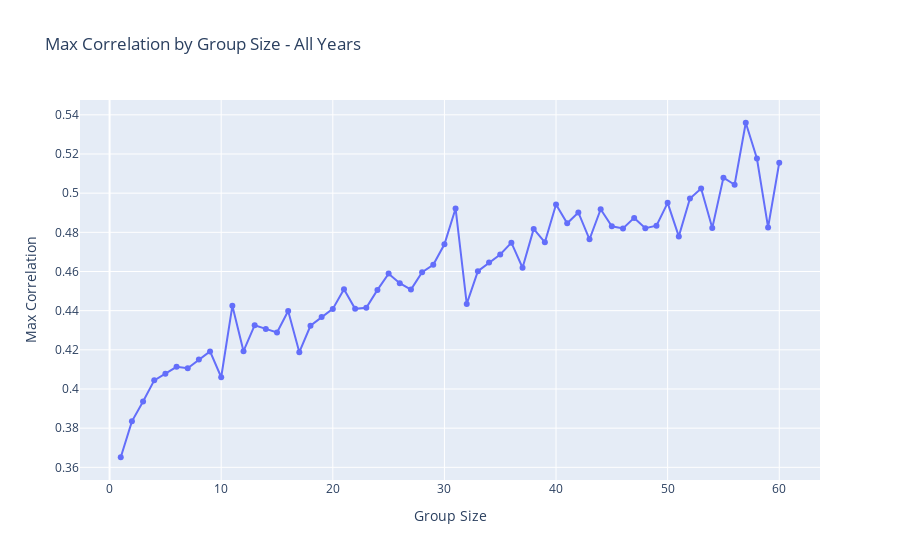

The notebook cell this image was saved under:
### Markdown cell above
## All years

### Code cell
max_corr = []
max_lag = []
for i in range(1,61):
    offset_days = abs((daily_ovitraps_mean.index[0] - daily_dengue_data.index[0]).days) % i
    
    groups_dengue = generic.group_series(
        series = daily_dengue_data,
        offset = offset_days,
        group_size = i,
        operation = "sum"
    )

    groups_ovitraps = generic.group_series(
        series = daily_ovitraps_mean,
        offset = 0,
        group_size = i,
        operation = "mean"
    )

    results = generic.max_correlation(groups_dengue, groups_ovitraps, max_lag = np.ceil(120/i).astype(int))
    
    max_lag.append(results[0])
    max_corr.append(results[1]) 

# Plot tuple of max_lag and max_corr
fig = go.Figure()
fig.add_trace(go.Scatter(x=list(range(1,61)),
            y=max_corr,
            mode='markers+lines',
            name='Max Correlation',
            text=[f"corr={c:.2f}, lag={l}, group={g}" for c, l, g in zip(max_corr, max_lag, range(1, 61))],  
            textposition='top center' ,
            hoverinfo='text'
))
fig.update_layout(title='Max Correlation by Group Size - All Years',
                  xaxis_title='Group Size',
                  yaxis_title='Max Correlation')
fig.show()

### Figure 1 — Plotly figure (JSON) as saved in the notebook; plotly's stock layout.template omitted (floating-point values rounded to 4 significant figures)
{"data": [{"hoverinfo": "text", "mode": "markers+lines", "name": "Max Correlation", "text": ["corr=0.37, lag=42, group=1", "corr=0.38, lag=24, group=2", "corr=0.39, lag=14, group=3", "corr=0.40, lag=12, group=4", "corr=0.41, lag=9, group=5", "corr=0.41, lag=7, group=6", "corr=0.41, lag=6, group=7", "corr=0.42, lag=6, group=8", "corr=0.42, lag=7, group=9", "corr=0.41, lag=5, group=10", "corr=0.44, lag=4, group=11", "corr=0.42, lag=4, group=12", "corr=0.43, lag=4, group=13", "corr=0.43, lag=4, group=14", "corr=0.43, lag=3, group=15", "corr=0.44, lag=3, group=16", "corr=0.42, lag=3, group=17", "corr=0.43, lag=3, group=18", "corr=0.44, lag=3, group=19", "corr=0.44, lag=3, group=20", "corr=0.45, lag=3, group=21", "corr=0.44, lag=3, group=22", "corr=0.44, lag=3, group=23", "corr=0.45, lag=3, group=24", "corr=0.46, lag=2, group=25", "corr=0.45, lag=2, group=26", "corr=0.45, lag=2, group=27", "corr=0.46, lag=2, group=28", "corr=0.46, lag=2, group=29", "corr=0.47, lag=2, group=30", "corr=0.49, lag=2, group=31", "corr=0.44, lag=3, group=32", "corr=0.46, lag=2, group=33", "corr=0.46, lag=2, group=34", "corr=0.47, lag=2, group=35", "corr=0.47, lag=1, group=36", "corr=0.46, lag=2, group=37", "corr=0.48, lag=2, group=38", "corr=0.47, lag=2, group=39", "corr=0.49, lag=2, group=40", "corr=0.48, lag=2, group=41", "corr=0.49, lag=1, group=42", "corr=0.48, lag=1, group=43", "corr=0.49, lag=2, group=44", "corr=0.48, lag=1, group=45", "corr=0.48, lag=1, group=46", "corr=0.49, lag=1, group=47", "corr=0.48, lag=1, group=48", "corr=0.48, lag=1, group=49", "corr=0.50, lag=1, group=50", "corr=0.48, lag=1, group=51", "corr=0.50, lag=1, group=52", "corr=0.50, lag=1, group=53", "corr=0.48, lag=1, group=54", "corr=0.51, lag=1, group=55", "corr=0.50, lag=1, group=56", "corr=0.54, lag=1, group=57", "corr=0.52, lag=1, group=58", "corr=0.48, lag=1, group=59", "corr=0.52, lag=1, group=60"], "textposition": "top center", "type": "scatter", "x": [1, 2, 3, 4, 5, 6, 7, 8, 9, 10, 11, 12, 13, 14, 15, 16, 17, 18, 19, 20, 21, 22, 23, 24, 25, 26, 27, 28, 29, 30, 31, 32, 33, 34, 35, 36, 37, 38, 39, 40, 41, 42, 43, 44, 45, 46, 47, 48, 49, 50, 51, 52, 53, 54, 55, 56, 57, 58, 59, 60], "y": [0.3651, 0.3835, 0.3936, 0.4044, 0.4078, 0.4113, 0.4106, 0.415, 0.4192, 0.406, 0.4425, 0.4193, 0.4326, 0.4307, 0.4289, 0.4398, 0.4188, 0.4323, 0.4368, 0.4409, 0.4509, 0.4409, 0.4415, 0.4506, 0.4589, 0.454, 0.4508, 0.4596, 0.4634, 0.4739, 0.4922, 0.4435, 0.4601, 0.4646, 0.4687, 0.4747, 0.4619, 0.4818, 0.4749, 0.4942, 0.4846, 0.4902, 0.4764, 0.4918, 0.4831, 0.4819, 0.4874, 0.4821, 0.4834, 0.4951, 0.4779, 0.4973, 0.5024, 0.4822, 0.5079, 0.5043, 0.536, 0.5177, 0.4825, 0.5155]}], "layout": {"title": {"text": "Max Correlation by Group Size - All Years"}, "xaxis": {"title": {"text": "Group Size"}}, "yaxis": {"title": {"text": "Max Correlation"}}}}
